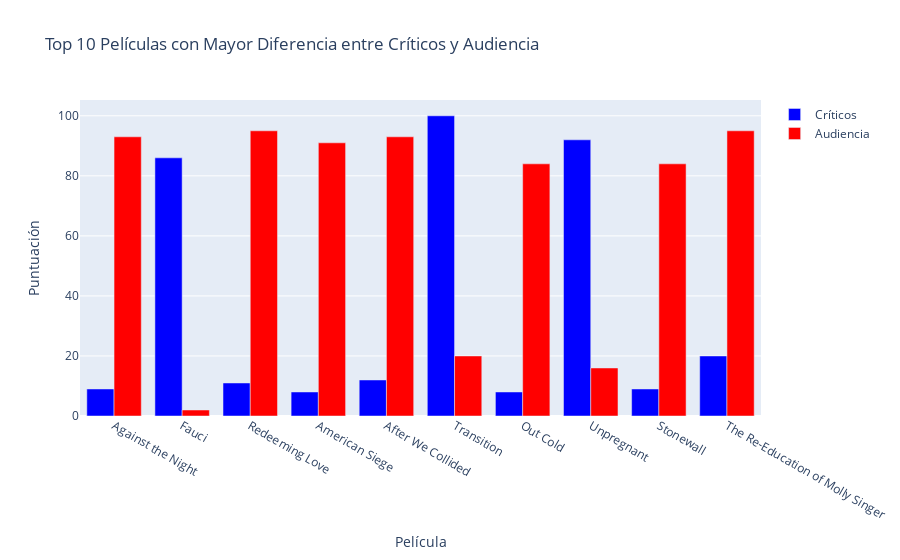

The cell this chart's notebook holds for it:
### Code cell
fig = go.Figure()
fig.add_trace(go.Bar(x=top_differences['movieTitle'], y=top_differences['critic_score'],
                    name='Críticos', marker_color='blue'))
fig.add_trace(go.Bar(x=top_differences['movieTitle'], y=top_differences['audience_score'],
                    name='Audiencia', marker_color='red'))
fig.update_layout(title='Top 10 Películas con Mayor Diferencia entre Críticos y Audiencia',
                 xaxis_title='Película',
                 yaxis_title='Puntuación',
                 barmode='group')
fig.show()

### Figure 1 — Plotly figure (JSON) as saved in the notebook; plotly's stock layout.template omitted (floating-point values rounded to 4 significant figures)
{"data": [{"marker": {"color": "blue"}, "name": "Críticos", "type": "bar", "x": ["Against the Night", "Fauci", "Redeeming Love", "American Siege", "After We Collided", "Transition", "Out Cold", "Unpregnant", "Stonewall", "The Re-Education of Molly Singer"], "y": [9, 86, 11, 8, 12, 100, 8, 92, 9, 20]}, {"marker": {"color": "red"}, "name": "Audiencia", "type": "bar", "x": ["Against the Night", "Fauci", "Redeeming Love", "American Siege", "After We Collided", "Transition", "Out Cold", "Unpregnant", "Stonewall", "The Re-Education of Molly Singer"], "y": [93, 2, 95, 91, 93, 20, 84, 16, 84, 95]}], "layout": {"autosize": true, "barmode": "group", "title": {"text": "Top 10 Películas con Mayor Diferencia entre Críticos y Audiencia"}, "xaxis": {"autorange": true, "range": [-0.5, 9.5], "title": {"text": "Película"}, "type": "category"}, "yaxis": {"autorange": true, "range": [0, 105.3], "title": {"text": "Puntuación"}, "type": "linear"}}}
